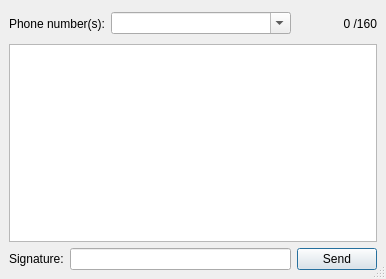
<ui version="4.0" >
 <author></author>
 <comment></comment>
 <exportmacro></exportmacro>
 <class>SmsWindow</class>
 <widget class="QDialog" name="SmsWindow" >
  <property name="geometry" >
   <rect>
    <x>0</x>
    <y>0</y>
    <width>386</width>
    <height>279</height>
   </rect>
  </property>
  <property name="windowTitle" >
   <string>WengoPhone - SMS</string>
  </property>
  <property name="sizeGripEnabled" >
   <bool>true</bool>
  </property>
  <layout class="QGridLayout" >
   <property name="margin" >
    <number>9</number>
   </property>
   <property name="spacing" >
    <number>6</number>
   </property>
   <item row="0" column="3" >
    <widget class="QToolButton" name="addContactToolButton" >
     <property name="minimumSize" >
      <size>
       <width>28</width>
       <height>28</height>
      </size>
     </property>
     <property name="toolTip" >
      <string>Click here to add a phone number</string>
     </property>
     <property name="text" >
      <string/>
     </property>
     <property name="icon" >
      <iconset resource="../../wengophone.qrc" >:/pics/iconbar/add_contact.png</iconset>
     </property>
     <property name="iconSize" >
      <size>
       <width>22</width>
       <height>22</height>
      </size>
     </property>
     <property name="autoRaise" >
      <bool>true</bool>
     </property>
    </widget>
   </item>
   <item row="0" column="4" >
    <widget class="QLabel" name="counterLabel" >
     <property name="autoFillBackground" >
      <bool>false</bool>
     </property>
     <property name="text" >
      <string>0 /160</string>
     </property>
     <property name="alignment" >
      <set>Qt::AlignRight|Qt::AlignTrailing|Qt::AlignVCenter</set>
     </property>
    </widget>
   </item>
   <item row="2" column="3" colspan="2" >
    <widget class="QPushButton" name="sendButton" >
     <property name="text" >
      <string>Send</string>
     </property>
     <property name="icon" >
      <iconset resource="../../wengophone.qrc" >:/pics/contact/sms.png</iconset>
     </property>
    </widget>
   </item>
   <item row="2" column="1" colspan="2" >
    <widget class="QLineEdit" name="signatureLineEdit" >
     <property name="sizePolicy" >
      <sizepolicy>
       <hsizetype>7</hsizetype>
       <vsizetype>0</vsizetype>
       <horstretch>0</horstretch>
       <verstretch>0</verstretch>
      </sizepolicy>
     </property>
     <property name="toolTip" >
      <string>Enter your signature here</string>
     </property>
     <property name="maxLength" >
      <number>16</number>
     </property>
    </widget>
   </item>
   <item row="2" column="0" >
    <widget class="QLabel" name="label" >
     <property name="text" >
      <string>Signature:</string>
     </property>
    </widget>
   </item>
   <item row="1" column="0" colspan="5" >
    <widget class="QTextEdit" name="smsText" >
     <property name="acceptRichText" >
      <bool>false</bool>
     </property>
    </widget>
   </item>
   <item row="0" column="0" colspan="2" >
    <widget class="QLabel" name="phoneNumberLabel" >
     <property name="sizePolicy" >
      <sizepolicy>
       <hsizetype>1</hsizetype>
       <vsizetype>5</vsizetype>
       <horstretch>0</horstretch>
       <verstretch>0</verstretch>
      </sizepolicy>
     </property>
     <property name="text" >
      <string>Phone number(s):</string>
     </property>
    </widget>
   </item>
   <item row="0" column="2" >
    <widget class="QComboBox" name="phoneComboBox" >
     <property name="sizePolicy" >
      <sizepolicy>
       <hsizetype>7</hsizetype>
       <vsizetype>0</vsizetype>
       <horstretch>0</horstretch>
       <verstretch>0</verstretch>
      </sizepolicy>
     </property>
     <property name="toolTip" >
      <string>Enter phone number(s) here&lt;br>They must be separated by &amp; or ; or ,</string>
     </property>
     <property name="editable" >
      <bool>true</bool>
     </property>
    </widget>
   </item>
  </layout>
 </widget>
 <pixmapfunction></pixmapfunction>
 <tabstops>
  <tabstop>phoneComboBox</tabstop>
  <tabstop>addContactToolButton</tabstop>
  <tabstop>smsText</tabstop>
  <tabstop>signatureLineEdit</tabstop>
  <tabstop>sendButton</tabstop>
 </tabstops>
 <resources>
  <include location="../../wengophone.qrc" />
 </resources>
 <connections/>
</ui>
